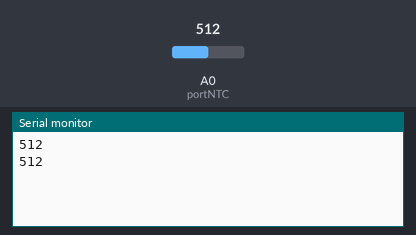
Bench run of a sketch on a simulated Arduino Uno, built with avr-gcc and run on an emulated ATmega328P. Parts: the last lines printed to the serial monitor. Inputs (shaded band) come from the test bench; at power-on: A0 (portNTC) = 512.

Above: at 1.8 s.
1.9 s: A0 (portNTC) set to 716
At 2.4 s:
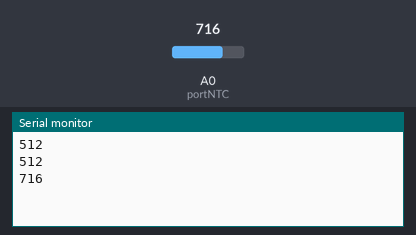
3.4 s: A0 (portNTC) set to 900
At 4.8 s:
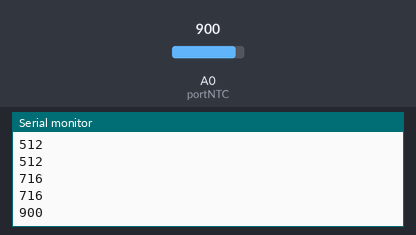
Timing chart, 0 to 6.4 s (numbered marks = the images above; inputs shaded):
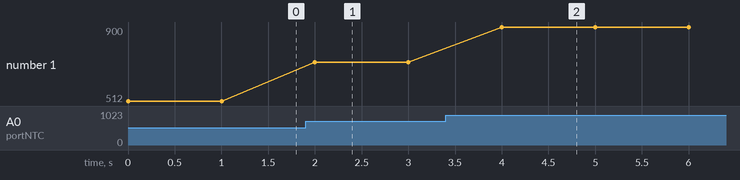

The sketch:

temperature.ino
```cpp
/* Temperature sensor (NTC) reader
 *
 * Connect a 10Kohm in series with the NTC.
 *
 * See also: http://www.ladyada.net/learn/sensors/thermistor.html
 */

// Some calibration data
// 572: 20.0
// 578: 19.4
// 595: 17.0

const int portNTC = A0;

void setup() {
  Serial.begin(9600);
}

void loop() {
  int value = analogRead(portNTC);
  Serial.println(value);
  delay(1000);
}
```

Measured:
- after the input at 1.9 s, the serial monitor: prints a new line after 0.10 s (image 1)
- after the input at 3.4 s, the serial monitor: prints a new line after 0.60 s (image 2)
- plotted number 1: 512 → 716 after the input at 1.9 s, 716 → 900 after the input at 3.4 s
